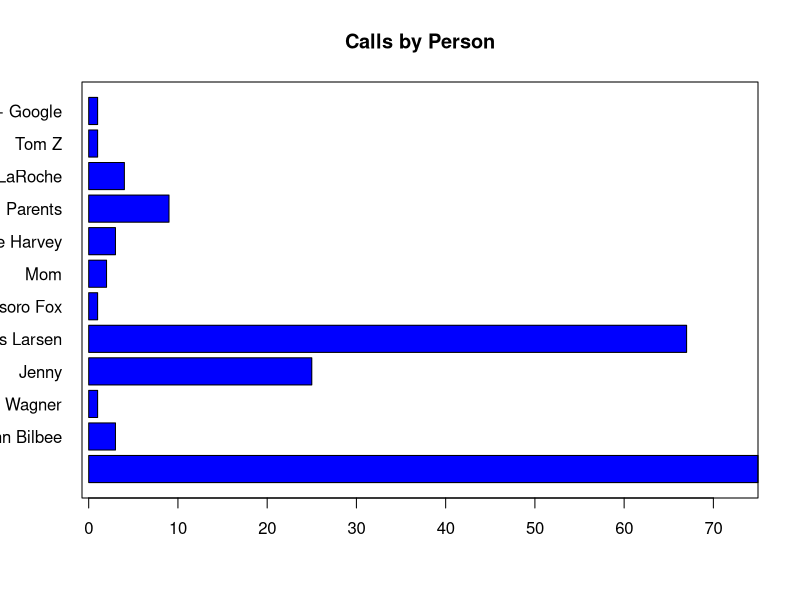
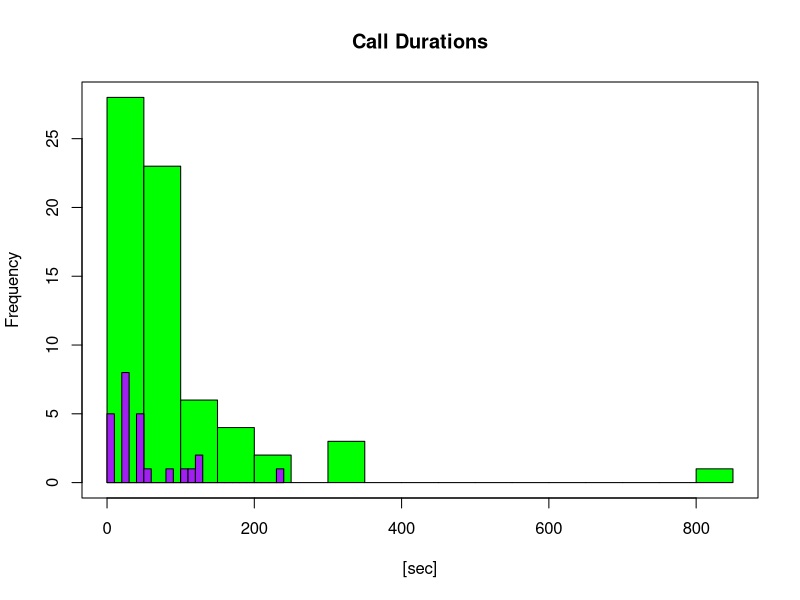
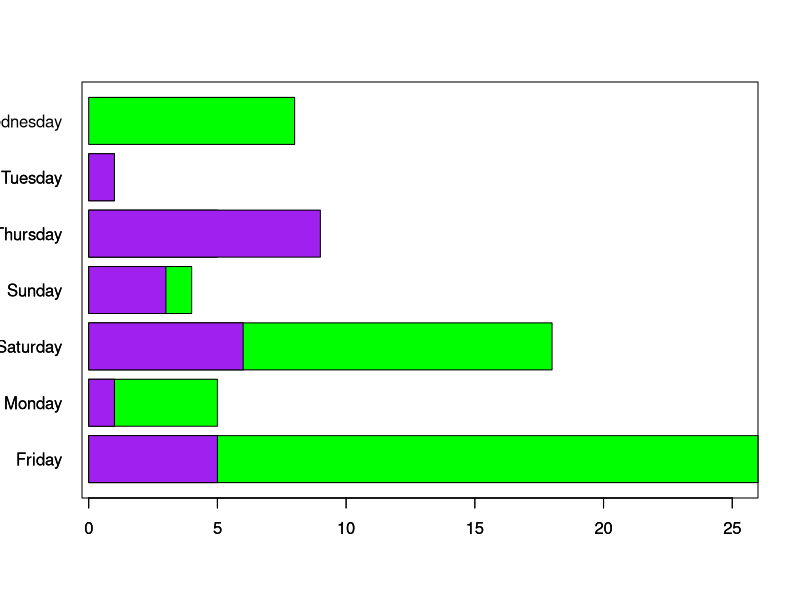

These charts were generated, in order, by the following R code:

setwd("C:/Users/Jeffrey.Waring/R projects/Call logging")
df <- read.csv("Calls.csv",header=TRUE)

#calls over 316s

#total number of calls
nrow(df)

kris <- df[df$Caller=="Kris Larsen",]

#Now create a date column
kris$Date<-as.Date(paste(as.character(kris$Month),as.character(kris$Day),' ',as.character(kris$Year)),format="%B %d,%Y")
#and a weekday column
kris$Weekday<-c("Sunday", "Monday", "Tuesday", "Wednesday", "Thursday", 
  "Friday", "Saturday")[as.POSIXlt(kris$Date)$wday + 1]

jenny <- df[df$Caller=="Jenny",]
#Now create a date column
jenny$Date<-as.Date(paste(as.character(jenny$Month),as.character(jenny$Day),' ',as.character(jenny$Year)),format="%B %d,%Y")
#and a weekday column
jenny$Weekday<-c("Sunday", "Monday", "Tuesday", "Wednesday", "Thursday", 
                "Friday", "Saturday")[as.POSIXlt(jenny$Date)$wday + 1]

avg_call_time <- mean(df$length)

names <-unique(as.character(df$Caller))
barplot(table(df$Caller),horiz=TRUE,col="blue",main="Calls by Person",las=1)
box()

hist(kris$length,col="green",breaks = 20,main="Call Durations",xlab="[sec]")
hist(jenny$length,col="purple",add=TRUE,breaks=20)
box()

barplot(table(kris$Weekday),las=1,hori=TRUE,col="green")
barplot(table(jenny$Weekday),las=1,hori=TRUE,col="purple",add=TRUE)
box()


